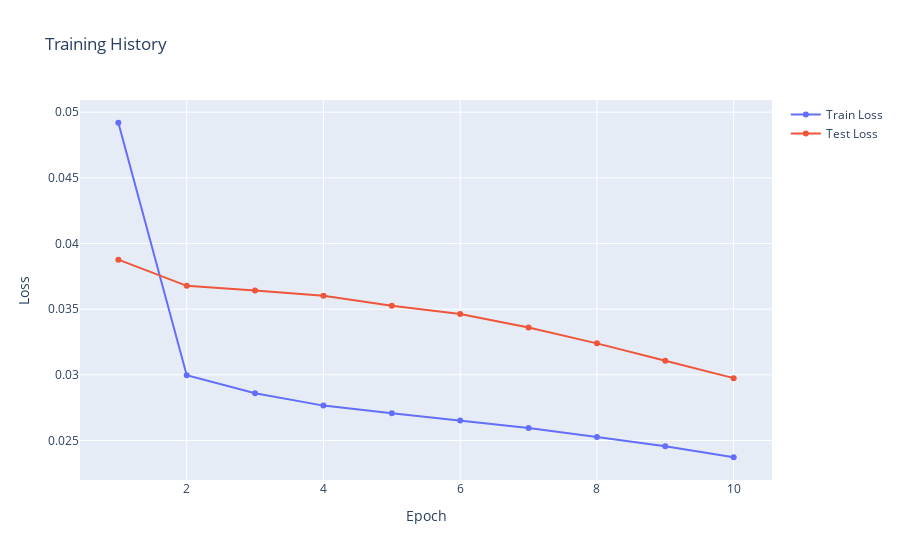

The notebook cell this image was saved under:
### Markdown cell above
Curva de aprendizado da rede:

### Code cell
fig = go.Figure()
fig.add_trace(go.Scatter(x=np.arange(1, len(history[0])+1), y=history[0], name='Train Loss'))
fig.add_trace(go.Scatter(x=np.arange(1, len(history[1])+1), y=history[1], name='Test Loss'))
fig.update_layout(title='Training History', xaxis_title='Epoch', yaxis_title='Loss')
fig.show()

### Figure 1 — Plotly figure (JSON) as saved in the notebook; plotly's stock layout.template omitted (floating-point values rounded to 4 significant figures)
{"data": [{"name": "Train Loss", "type": "scatter", "x": [1, 2, 3, 4, 5, 6, 7, 8, 9, 10], "y": [0.04919, 0.02997, 0.0286, 0.02766, 0.02707, 0.02653, 0.02595, 0.02526, 0.02456, 0.02372]}, {"name": "Test Loss", "type": "scatter", "x": [1, 2, 3, 4, 5, 6, 7, 8, 9, 10], "y": [0.03877, 0.03678, 0.03641, 0.03603, 0.03527, 0.03463, 0.0336, 0.0324, 0.03108, 0.02975]}], "layout": {"title": {"text": "Training History"}, "xaxis": {"title": {"text": "Epoch"}}, "yaxis": {"title": {"text": "Loss"}}}}
